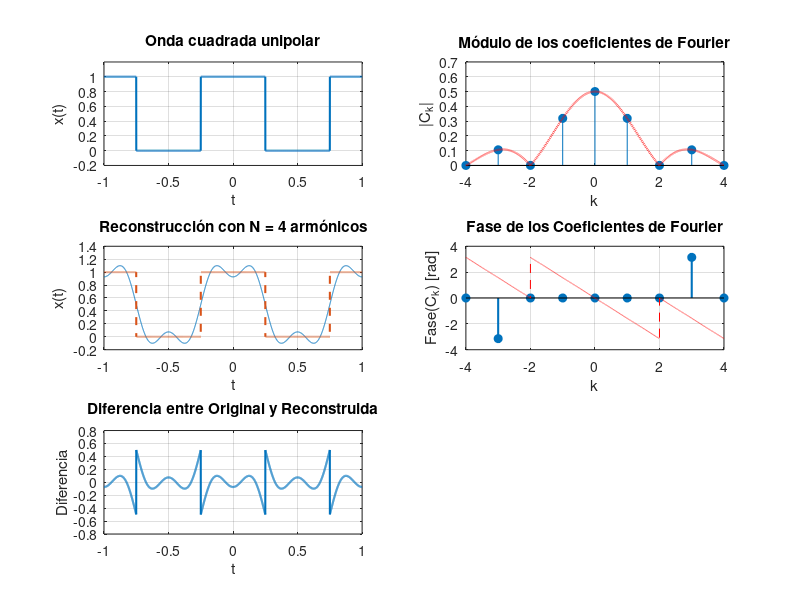

Write MATLAB code to recreate this figure.
%Parametros iniciales
T = 1;
N = 4;
smpl = 1000*N;
DC = 50;
t = linspace(-T,T,smpl).';
k = -N:1:N;
%La onda cuadrada
x = square(2*pi*t/T+pi*DC/100,DC);
x = (x+1)/2;
%Calculo de los coeficientes
dt = T/(smpl-1);
C_k = x.'*exp(-j*2*pi/T*(t*k));
C_k = dt/T * C_k.';
% Reconstrucción usando la serie truncada
x_rec = real(exp(-j*2*pi/T*(t*k))*C_k);
%Valores de funcion sync
k_sync = linspace(-N,N,1000*N);
sync = zeros(size(k_sync));
sync(k_sync==0) = DC/100;
sync(k_sync~=0) = sin(pi*k_sync(k_sync~=0)*DC/100)...
    ./(pi*k_sync(k_sync~=0)).* exp(-1j*pi*k_sync(k_sync~=0)*DC/100);
%Señal Temporal
subplot(3,2,1)
plot(t,x,'linewidth',1.5)
grid on, ylim([-0.2 1.2])
xlabel('t'), ylabel('x(t)')
title('Onda cuadrada unipolar')
%Modulo Coeficientes de Fourier
subplot(3,2,2)
stem(k, abs(C_k),'filled')
hold on
plot(k_sync, abs(sync),'r--','LineWidth',1.5,'DisplayName','|sync|')
grid on
hold off
xlabel('k'), ylabel('|C_k|')
title('Módulo de los coeficientes de Fourier')
%Fase Coeficientes de Fourier
subplot(3,2,4)
stem(k,angle(C_k),'filled','LineWidth',1.5)
hold on
plot(linspace(-N,N,1000*N),angle(sync),'r--')
grid on
hold off
xlabel('k'), ylabel('Fase(C_k) [rad]')
title('Fase de los Coeficientes de Fourier')
%Señal Recuperada y Superposicion con Original
subplot(3,2,3)
plot(t,x_rec,'-',t,x,'--','LineWidth',1.5)
grid on
xlabel('t'), ylabel('x(t)')
title(sprintf('Reconstrucción con N = %d armónicos', N))
%Diferencia entre original y reconstruida
subplot(3,2,5)
dif = x_rec-x;
plot(t,dif,'-','LineWidth',1.5)
grid on
xlabel('t'), ylabel('Diferencia')
title('Diferencia entre Original y Reconstruida')
